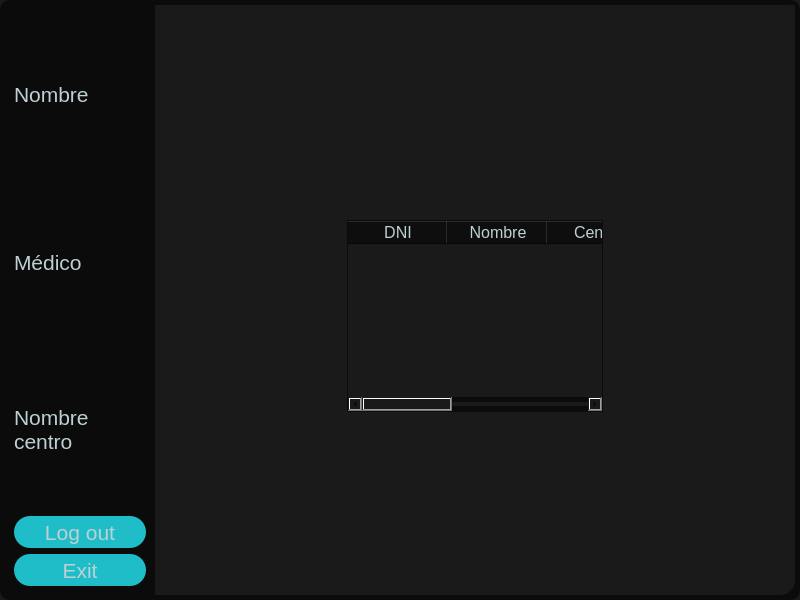
<?xml version="1.0" encoding="UTF-8"?>
<ui version="4.0">
 <class>MainWindow</class>
 <widget class="QMainWindow" name="MainWindow">
  <property name="geometry">
   <rect>
    <x>0</x>
    <y>0</y>
    <width>800</width>
    <height>600</height>
   </rect>
  </property>
  <property name="font">
   <font>
    <pointsize>16</pointsize>
   </font>
  </property>
  <property name="windowTitle">
   <string>MainWindow</string>
  </property>
  <property name="styleSheet">
   <string notr="true">QMainWindow{
background-color: rgb(26,26,26);
border: 5px solid rgb(11,11,11);
border-radius: 10px;
}</string>
  </property>
  <widget class="QWidget" name="centralwidget">
   <property name="styleSheet">
    <string notr="true"/>
   </property>
   <layout class="QHBoxLayout" name="horizontalLayout">
    <property name="spacing">
     <number>0</number>
    </property>
    <property name="leftMargin">
     <number>0</number>
    </property>
    <property name="topMargin">
     <number>0</number>
    </property>
    <property name="rightMargin">
     <number>0</number>
    </property>
    <property name="bottomMargin">
     <number>0</number>
    </property>
    <item>
     <widget class="QFrame" name="background">
      <property name="styleSheet">
       <string notr="true">QWidget{
background-color: rgb(26,26,26);
border: 5px solid rgb(11,11,11);
border-radius: 20px;
}</string>
      </property>
      <property name="frameShape">
       <enum>QFrame::StyledPanel</enum>
      </property>
      <property name="frameShadow">
       <enum>QFrame::Raised</enum>
      </property>
      <layout class="QHBoxLayout" name="horizontalLayout_3">
       <property name="spacing">
        <number>0</number>
       </property>
       <property name="leftMargin">
        <number>0</number>
       </property>
       <property name="topMargin">
        <number>0</number>
       </property>
       <property name="rightMargin">
        <number>0</number>
       </property>
       <property name="bottomMargin">
        <number>0</number>
       </property>
       <item>
        <widget class="QFrame" name="lateral_bar">
         <property name="minimumSize">
          <size>
           <width>0</width>
           <height>0</height>
          </size>
         </property>
         <property name="maximumSize">
          <size>
           <width>150</width>
           <height>16777215</height>
          </size>
         </property>
         <property name="styleSheet">
          <string notr="true">QPushButton{
	background-color: rgb(31,189,200);
	border-radius: 16px;
	color: rgb(189, 208, 211);
	border: none;
}
QLabel{
	border: none;
	color: rgb(189, 208, 211);
}
QFrame{
	border-radius: 0px;
	border:none;
	background-color: rgb(11,11,11);
}</string>
         </property>
         <property name="frameShape">
          <enum>QFrame::StyledPanel</enum>
         </property>
         <property name="frameShadow">
          <enum>QFrame::Raised</enum>
         </property>
         <layout class="QVBoxLayout" name="verticalLayout_3">
          <item>
           <widget class="QLabel" name="nombre">
            <property name="sizePolicy">
             <sizepolicy hsizetype="Preferred" vsizetype="Preferred">
              <horstretch>0</horstretch>
              <verstretch>0</verstretch>
             </sizepolicy>
            </property>
            <property name="font">
             <font>
              <pointsize>16</pointsize>
             </font>
            </property>
            <property name="text">
             <string>Nombre</string>
            </property>
           </widget>
          </item>
          <item>
           <widget class="QLabel" name="medico">
            <property name="font">
             <font>
              <pointsize>16</pointsize>
             </font>
            </property>
            <property name="text">
             <string>Médico</string>
            </property>
           </widget>
          </item>
          <item>
           <widget class="QLabel" name="centro">
            <property name="font">
             <font>
              <pointsize>16</pointsize>
             </font>
            </property>
            <property name="text">
             <string>Nombre centro</string>
            </property>
            <property name="wordWrap">
             <bool>true</bool>
            </property>
           </widget>
          </item>
          <item>
           <widget class="QPushButton" name="logout">
            <property name="minimumSize">
             <size>
              <width>0</width>
              <height>32</height>
             </size>
            </property>
            <property name="font">
             <font>
              <pointsize>16</pointsize>
             </font>
            </property>
            <property name="text">
             <string>Log out</string>
            </property>
           </widget>
          </item>
          <item>
           <widget class="QPushButton" name="exit">
            <property name="minimumSize">
             <size>
              <width>0</width>
              <height>32</height>
             </size>
            </property>
            <property name="font">
             <font>
              <pointsize>16</pointsize>
             </font>
            </property>
            <property name="text">
             <string>Exit</string>
            </property>
           </widget>
          </item>
         </layout>
        </widget>
       </item>
       <item>
        <widget class="QFrame" name="main_content">
         <property name="maximumSize">
          <size>
           <width>16777215</width>
           <height>16777215</height>
          </size>
         </property>
         <property name="styleSheet">
          <string notr="true">QFrame{
	border:none
}</string>
         </property>
         <property name="frameShape">
          <enum>QFrame::StyledPanel</enum>
         </property>
         <property name="frameShadow">
          <enum>QFrame::Raised</enum>
         </property>
         <layout class="QVBoxLayout" name="verticalLayout">
          <property name="spacing">
           <number>0</number>
          </property>
          <property name="leftMargin">
           <number>0</number>
          </property>
          <property name="topMargin">
           <number>0</number>
          </property>
          <property name="rightMargin">
           <number>0</number>
          </property>
          <property name="bottomMargin">
           <number>0</number>
          </property>
          <item alignment="Qt::AlignTop">
           <widget class="QFrame" name="frame">
            <property name="frameShape">
             <enum>QFrame::StyledPanel</enum>
            </property>
            <property name="frameShadow">
             <enum>QFrame::Raised</enum>
            </property>
            <layout class="QHBoxLayout" name="horizontalLayout_2">
             <item alignment="Qt::AlignLeft">
              <widget class="QPushButton" name="toggle_lateral_bar">
               <property name="styleSheet">
                <string notr="true">border: none;</string>
               </property>
               <property name="text">
                <string/>
               </property>
               <property name="icon">
                <iconset resource="resources.qrc">
                 <normaloff>:/actions/tango-icon-theme-0.8.90/32x32/actions/go-previous.png</normaloff>:/actions/tango-icon-theme-0.8.90/32x32/actions/go-previous.png</iconset>
               </property>
               <property name="iconSize">
                <size>
                 <width>32</width>
                 <height>32</height>
                </size>
               </property>
              </widget>
             </item>
            </layout>
           </widget>
          </item>
          <item>
           <widget class="QFrame" name="frame_2">
            <property name="sizePolicy">
             <sizepolicy hsizetype="Preferred" vsizetype="Expanding">
              <horstretch>0</horstretch>
              <verstretch>0</verstretch>
             </sizepolicy>
            </property>
            <property name="minimumSize">
             <size>
              <width>0</width>
              <height>0</height>
             </size>
            </property>
            <property name="frameShape">
             <enum>QFrame::StyledPanel</enum>
            </property>
            <property name="frameShadow">
             <enum>QFrame::Raised</enum>
            </property>
            <layout class="QVBoxLayout" name="verticalLayout_2">
             <item alignment="Qt::AlignHCenter|Qt::AlignVCenter">
              <widget class="QTableWidget" name="tabla_pacientes">
               <property name="styleSheet">
                <string notr="true">QTableWidget
{
	color: rgb(189, 208, 211);
	border: 1px solid rgb(11,11,11);
	border-radius: 0px;
	gridline-color: rgb(11,11,11);
}
QTableWidget::item:selected
{
	background-color: rgb(11,11,11);
}
QHeaderView::section 
{
	color: rgb(189, 208, 211);
	background: rgb(11,11,11);
	font-size: 16px;
}</string>
               </property>
               <column>
                <property name="text">
                 <string>DNI</string>
                </property>
               </column>
               <column>
                <property name="text">
                 <string>Nombre</string>
                </property>
               </column>
               <column>
                <property name="text">
                 <string>Centro</string>
                </property>
               </column>
               <column>
                <property name="text">
                 <string/>
                </property>
               </column>
               <column>
                <property name="text">
                 <string/>
                </property>
               </column>
              </widget>
             </item>
            </layout>
           </widget>
          </item>
         </layout>
        </widget>
       </item>
      </layout>
     </widget>
    </item>
   </layout>
  </widget>
 </widget>
 <resources>
  <include location="resources.qrc"/>
 </resources>
 <connections/>
</ui>
